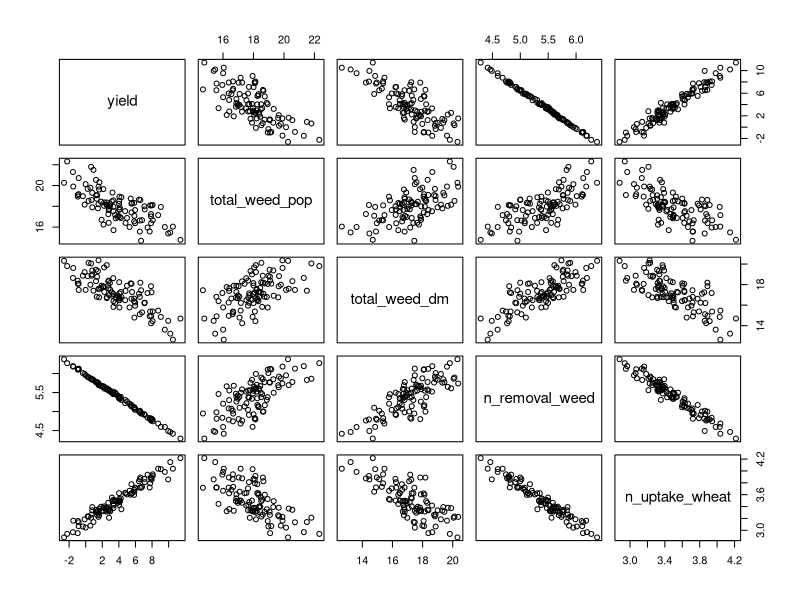
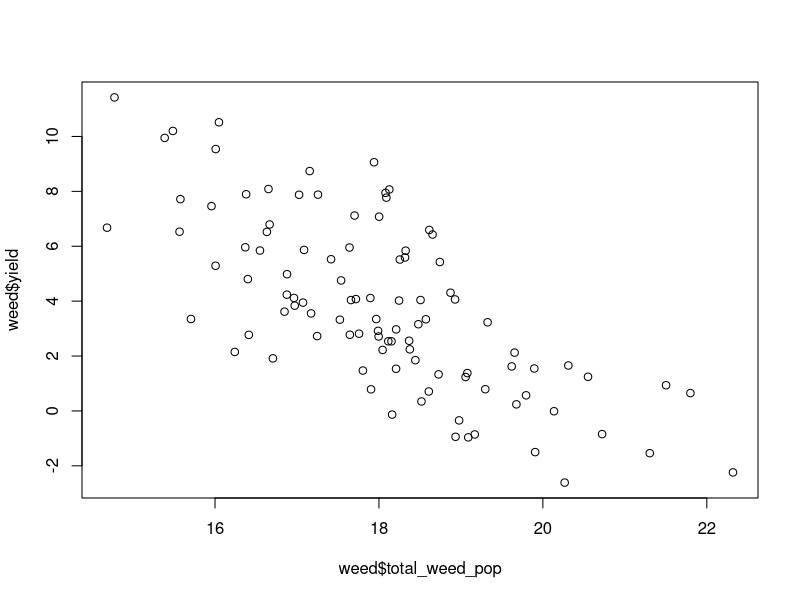
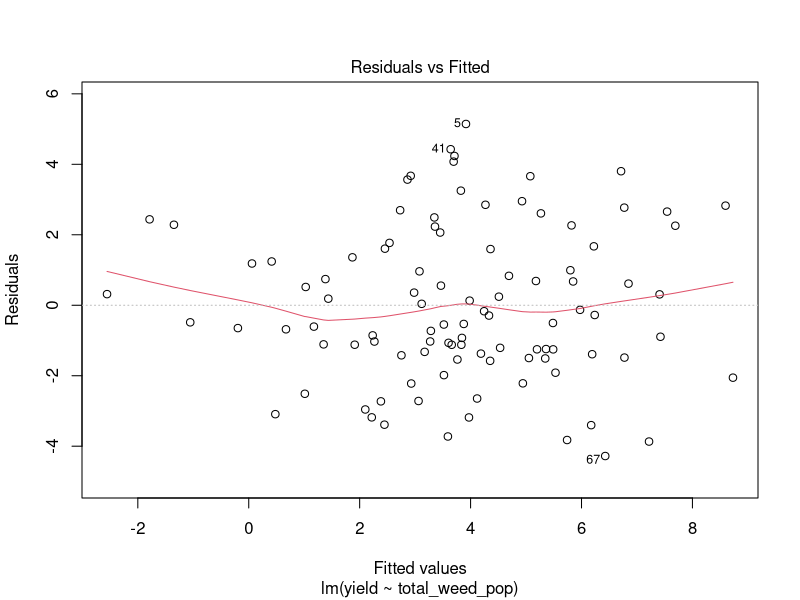
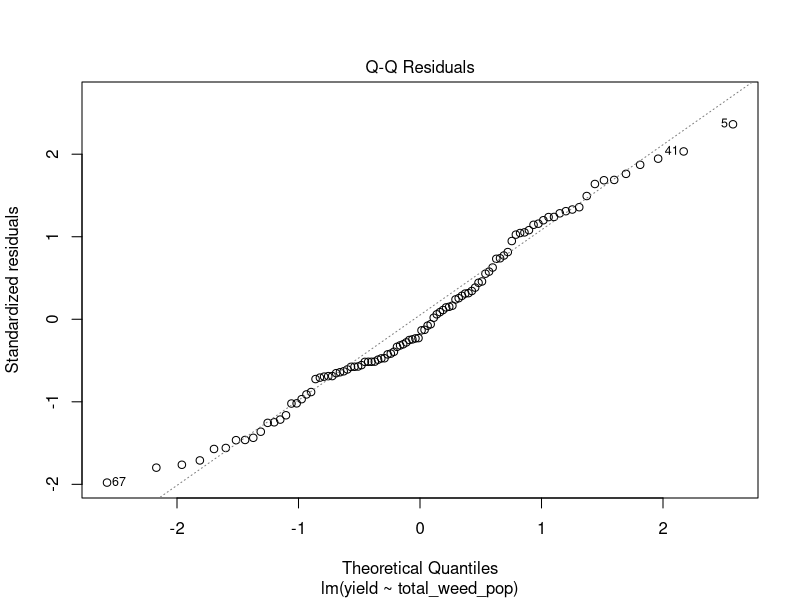
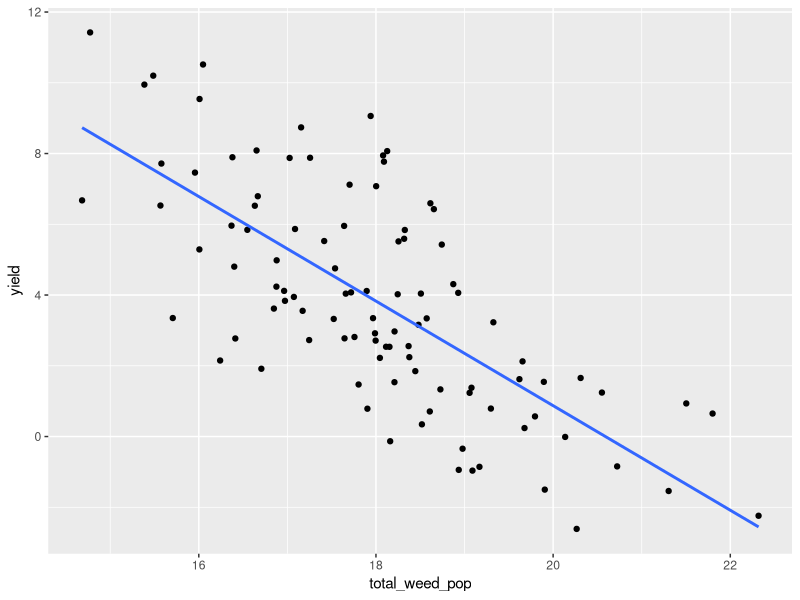

Write R code to recreate these figures, in order.
## ---- chunk 1
library(ggplot2)

weed <- read.csv("data/wheat_weed_india.csv")
head(weed)
## ---- chunk 2
plot(weed)
## ---- chunk 3
round(cor(weed), 2)
## ---- chunk 4
plot(weed$total_weed_pop, weed$yield)
## ---- chunk 5
cor.test(weed$total_weed_pop, weed$yield)
## ---- chunk 6
model1 <- lm(yield ~ total_weed_pop, data = weed)
coef(model1)
## ---- chunk 7
summary(model1)
## ---- chunk 8
plot(model1, which = 1)
plot(model1, which = 2)
## ---- chunk 9

ggplot(weed, aes(x = total_weed_pop, y = yield))+
  geom_point()+
  geom_smooth(method = 'lm', se = F)
## ---- chunk 10
new_weed_pops <- data.frame(
  total_weed_pop = c(-1, 1, 3, 5, 7)
)

## ---- chunk 11
predict(model1, newdata = new_weed_pops, interval = 'conf')
